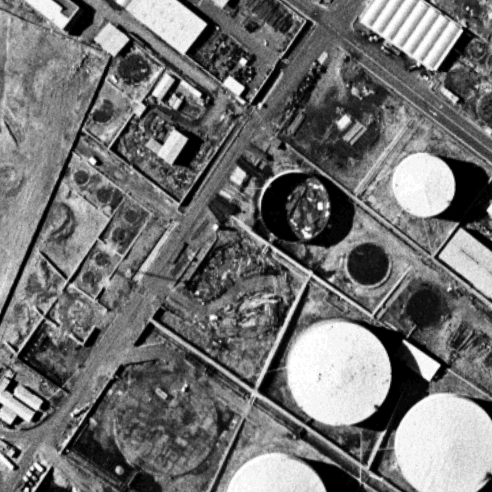
#> input picture imagen_30colores.png, 492 x 492 px
$ python test.py imagen_30colores.png hist_bilineal.png
#> lines starting #> are read from the running program, lines starting #| are printed output that depends on the picture
#!/usr/bin/env python3

import webbrowser
import matplotlib.pyplot as plt
import sys
from statistics  import stdev
from PIL import Image
import sklearn
import math

# Function that asserts that the image is grayscale.
def is_grey_scale(img):
    imgConverted = img.convert('RGB')
    w,h = imgConverted.size
    for i in range(w):
        for j in range(h):
            r,g,b = imgConverted.getpixel((i,j))
            if r != g != b: return False
    return True

# Function that counts for each possible value how many pixels are there, and returns the array that contains all that information.
# [26 lines left out: functions count_pixels_values_relative, count_pixels_values_acumulative, y_axis_setter, not called in this run]

# Function that returns a file name, extracts the extension and returns it.
def obtain_extension(imageFileName) :
    return imageFileName.split('.')[1]

# Function that returns the image size, defined as the multiplication of the width and height.
def image_size(img):
    w,h = img.size
    return w * h

# Function that returns the first and the last value of the image that are used in the grayscale.
# [187 lines left out: functions find_min_max, summ_of_values, get_bright, get_contrast, normalize_histogram, conversion_array and 9 more, not called in this run]

def differences_between_images(img1, img2):
    img3 = img1
    new_img = img3.load()
    w,h = img3.size
    for i in range(w) :
        for j in range(h) :
            new_img[i, j] = abs(img1.getpixel((i,j)) - img2.getpixel((i,j)))

    relative_histogram = count_pixels_values_relative(img3)

    accumulative_histogram = count_pixels_values_acumulative(relative_histogram)

    show_histograms(image, relative_histogram, accumulative_histogram)

    threshold_value = int(input('Introduce the threshold value: '))

    new_img = img3.load()
    img3 = img3.convert(mode='RGB')
    w,h = img3.size
    for i in range(w) :
        for j in range(h) :
            if (img3.getpixel((i,j)) > (threshold_value, threshold_value, threshold_value)) :
                img3.putpixel((i,j), (255, 0, 0))
    return img3

# We get the argument from pronm (name if the image)
imageFileName = sys.argv[1]
image2FileName = sys.argv[2]

image = Image.open(imageFileName)
#> image is the input picture: PIL image 492x492 P; min 0, max 254, mean 113.9

if (not is_grey_scale(image)) :
    image = image.convert(mode='L')
    array = imageFileName.split('.')
    imageFileName = array[0] + '_grayscale.jpg'
    image.save(imageFileName)

image2 = Image.open(image2FileName)
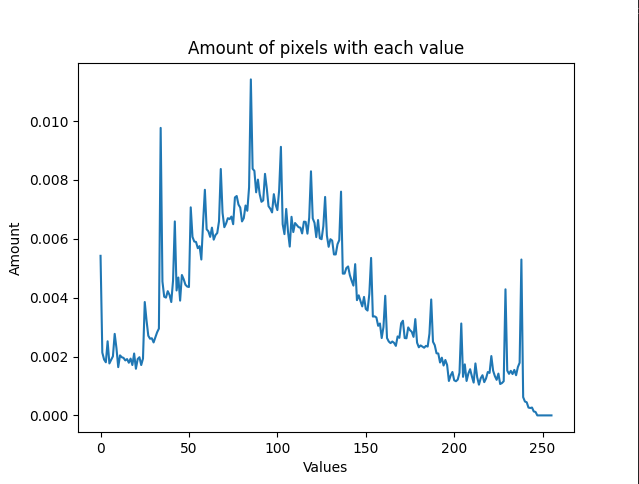
#> input picture hist_bilineal.png, 639 x 484 px
#> image2 is the input picture: PIL image 639x484 RGBA; mean R, G, B, A 245.6, 247.7, 249.2, 255

if (not is_grey_scale(image2)) :
    image2 = image2.convert(mode='L')
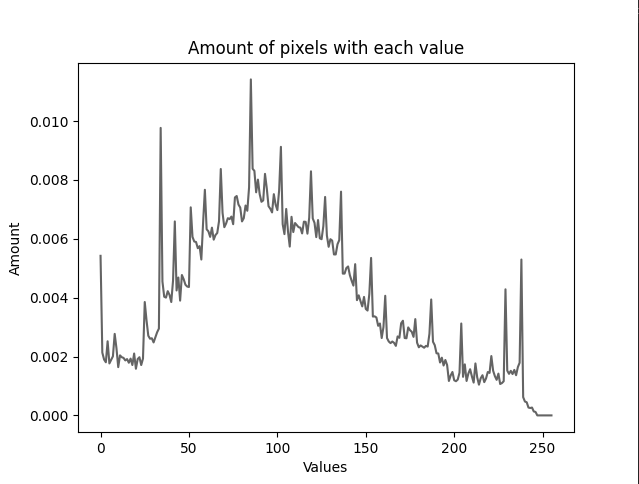
#> image2: PIL image 639x484 L; min 0, max 255, mean 247.3
    array = image2FileName.split('.')
    image2FileName = array[0] + '_grayscale.jpg'
    image2.save(image2FileName)

# [25 lines of commented-out code are left out]


array = imageFileName.split('.')
# [15 lines of commented-out code are left out]

new_img5 = differences_between_images(image, image2)
#> (the run stopped early here; a loop or call above may not have finished)
